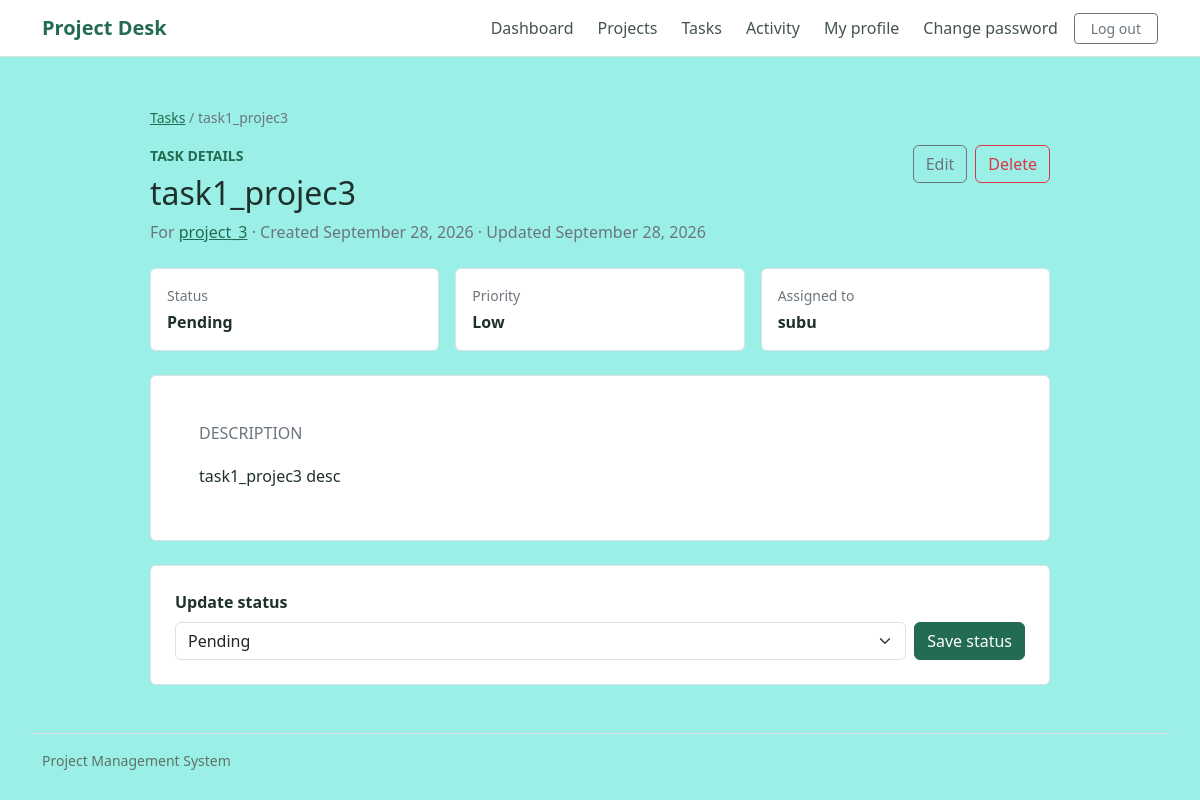
Page /tasks/4/ (signed in) on the committed database.
### tasks/models.py (models this page shows, shortened)
class Task(models.Model):
	class Status(models.TextChoices):
		PENDING = "pending", "Pending"
		IN_PROGRESS = "in_progress", "In Progress"
		COMPLETED = "completed", "Completed"
	class Priority(models.TextChoices):
		LOW = "low", "Low"
		MEDIUM = "medium", "Medium"
		HIGH = "high", "High"
	title = models.CharField(max_length=200)
	description = models.TextField(blank=True)
	status = models.CharField(max_length=20, choices=Status.choices, default=Status.PENDING)
	priority = models.CharField(max_length=10, choices=Priority.choices, default=Priority.MEDIUM)
	assigned_to = models.ForeignKey(
		settings.AUTH_USER_MODEL,
		on_delete=models.SET_NULL,
		null=True,
		blank=True,
		related_name="assigned_tasks",
	)
	project = models.ForeignKey(Project, on_delete=models.CASCADE, related_name="tasks")
	created_at = models.DateTimeField(auto_now_add=True)
	updated_at = models.DateTimeField(auto_now=True)
	class Meta:
		ordering = ["-created_at"]

### projects/models.py (models this page shows, shortened)
class Project(models.Model):
	title = models.CharField(max_length=200)
	description = models.TextField(blank=True)
	created_by = models.ForeignKey(
		settings.AUTH_USER_MODEL,
		on_delete=models.CASCADE,
		related_name="projects",
	)
	created_at = models.DateTimeField(auto_now_add=True)
	class Meta:
		ordering = ["-created_at"]

### tasks/views.py (the view)
# urls.py: path("<int:pk>/", views.task_detail, name="detail"),
@login_required
def task_detail(request, pk):
	task = get_object_or_404(visible_tasks_for(request.user).select_related("project", "assigned_to"), pk=pk)
	return render(
		request,
		"tasks/task_detail.html",
		{"task": task, "can_manage": can_manage_task(task, request.user)},
	)

### tasks/views.py (called while the page is built)
def visible_tasks_for(user):
	return Task.objects.filter(Q(project__created_by=user) | Q(assigned_to=user)).distinct()

def can_manage_task(task, user):
	return task.project.created_by_id == user.pk

### tasks/templates/tasks/task_detail.html (shortened to what this page needs)
{% extends "accounts/base.html" %}
{% block content %}
<section class="mx-auto" style="max-width: 900px;">
    <nav aria-label="Breadcrumb" class="mb-3"><a class="small text-accent" href="{% url 'tasks:list' %}">Tasks</a><span class="text-secondary small"> / {{ task.title }}</span></nav>
    <div class="d-flex flex-column flex-md-row justify-content-between align-items-md-start gap-3 mb-4">
        <div><p class="small text-uppercase text-accent fw-semibold mb-2">Task details</p><h1 class="h2 mb-2">{{ task.title }}</h1><p class="text-secondary mb-0">For {% if can_manage %}<a class="text-accent" href="{% url 'projects:detail' task.project_id %}">{{ task.project.title }}</a>{% else %}{{ task.project.title }}{% endif %} · Created {{ task.created_at|date:"F j, Y" }} · Updated {{ task.updated_at|date:"F j, Y" }}</p></div>
        {% if can_manage %}<div class="d-flex gap-2"><a class="btn btn-outline-secondary" href="{% url 'tasks:update' task.pk %}">Edit</a><a class="btn btn-outline-danger" href="{% url 'tasks:delete' task.pk %}">Delete</a></div>{% endif %}
    </div>
    <div class="row g-3 mb-4">
        <div class="col-12 col-md-4"><div class="bg-white border rounded-2 p-3 h-100"><div class="small text-secondary mb-1">Status</div><div class="fw-semibold">{{ task.get_status_display }}</div></div></div>
        <div class="col-12 col-md-4"><div class="bg-white border rounded-2 p-3 h-100"><div class="small text-secondary mb-1">Priority</div><div class="fw-semibold">{{ task.get_priority_display }}</div></div></div>
        <div class="col-12 col-md-4"><div class="bg-white border rounded-2 p-3 h-100"><div class="small text-secondary mb-1">Assigned to</div><div class="fw-semibold">{% if task.assigned_to %}{{ task.assigned_to.get_username }}{% else %}Unassigned{% endif %}</div></div></div>
    </div>
    <article class="bg-white border rounded-2 p-4 p-md-5 mb-4"><h2 class="h6 text-uppercase text-secondary mb-3">Description</h2>{% if task.description %}<div class="lh-lg">{{ task.description|linebreaksbr }}</div>{% else %}<p class="text-secondary mb-0">No description provided.</p>{% endif %}</article>
    <form method="post" action="{% url 'tasks:change_status' task.pk %}" class="bg-white border rounded-2 p-3 p-md-4">
        {% csrf_token %}<label class="form-label fw-semibold" for="id_status">Update status</label>
        <div class="d-flex flex-column flex-sm-row gap-2"><select class="form-select" id="id_status" name="status">{% for value, label in task.Status.choices %}<option value="{{ value }}"{% if task.status == value %} selected{% endif %}>{{ label }}</option>{% endfor %}</select><button class="btn btn-primary text-nowrap" type="submit">Save status</button></div>
    </form>
</section>
{% endblock %}

### accounts/templates/accounts/base.html (style rules this page uses)
:root { --ink: #1e302b; --green: #236b52; --paper: #9af0e6; --line: #dce4de; }
body { min-height: 100vh; background: var(--paper); color: var(--ink); }
.btn-primary { --bs-btn-bg: var(--green); --bs-btn-border-color: var(--green); --bs-btn-hover-bg: #19573f; --bs-btn-hover-border-color: #19573f; }
.text-accent { color: var(--green); }

### rows in the picture
Task: title "task1_projec3", project "project_3", created_at "September 28, 2026", updated_at "September 28, 2026", status "Pending", priority "Low", assigned_to.get_username "subu", description "task1_projec3 desc"
